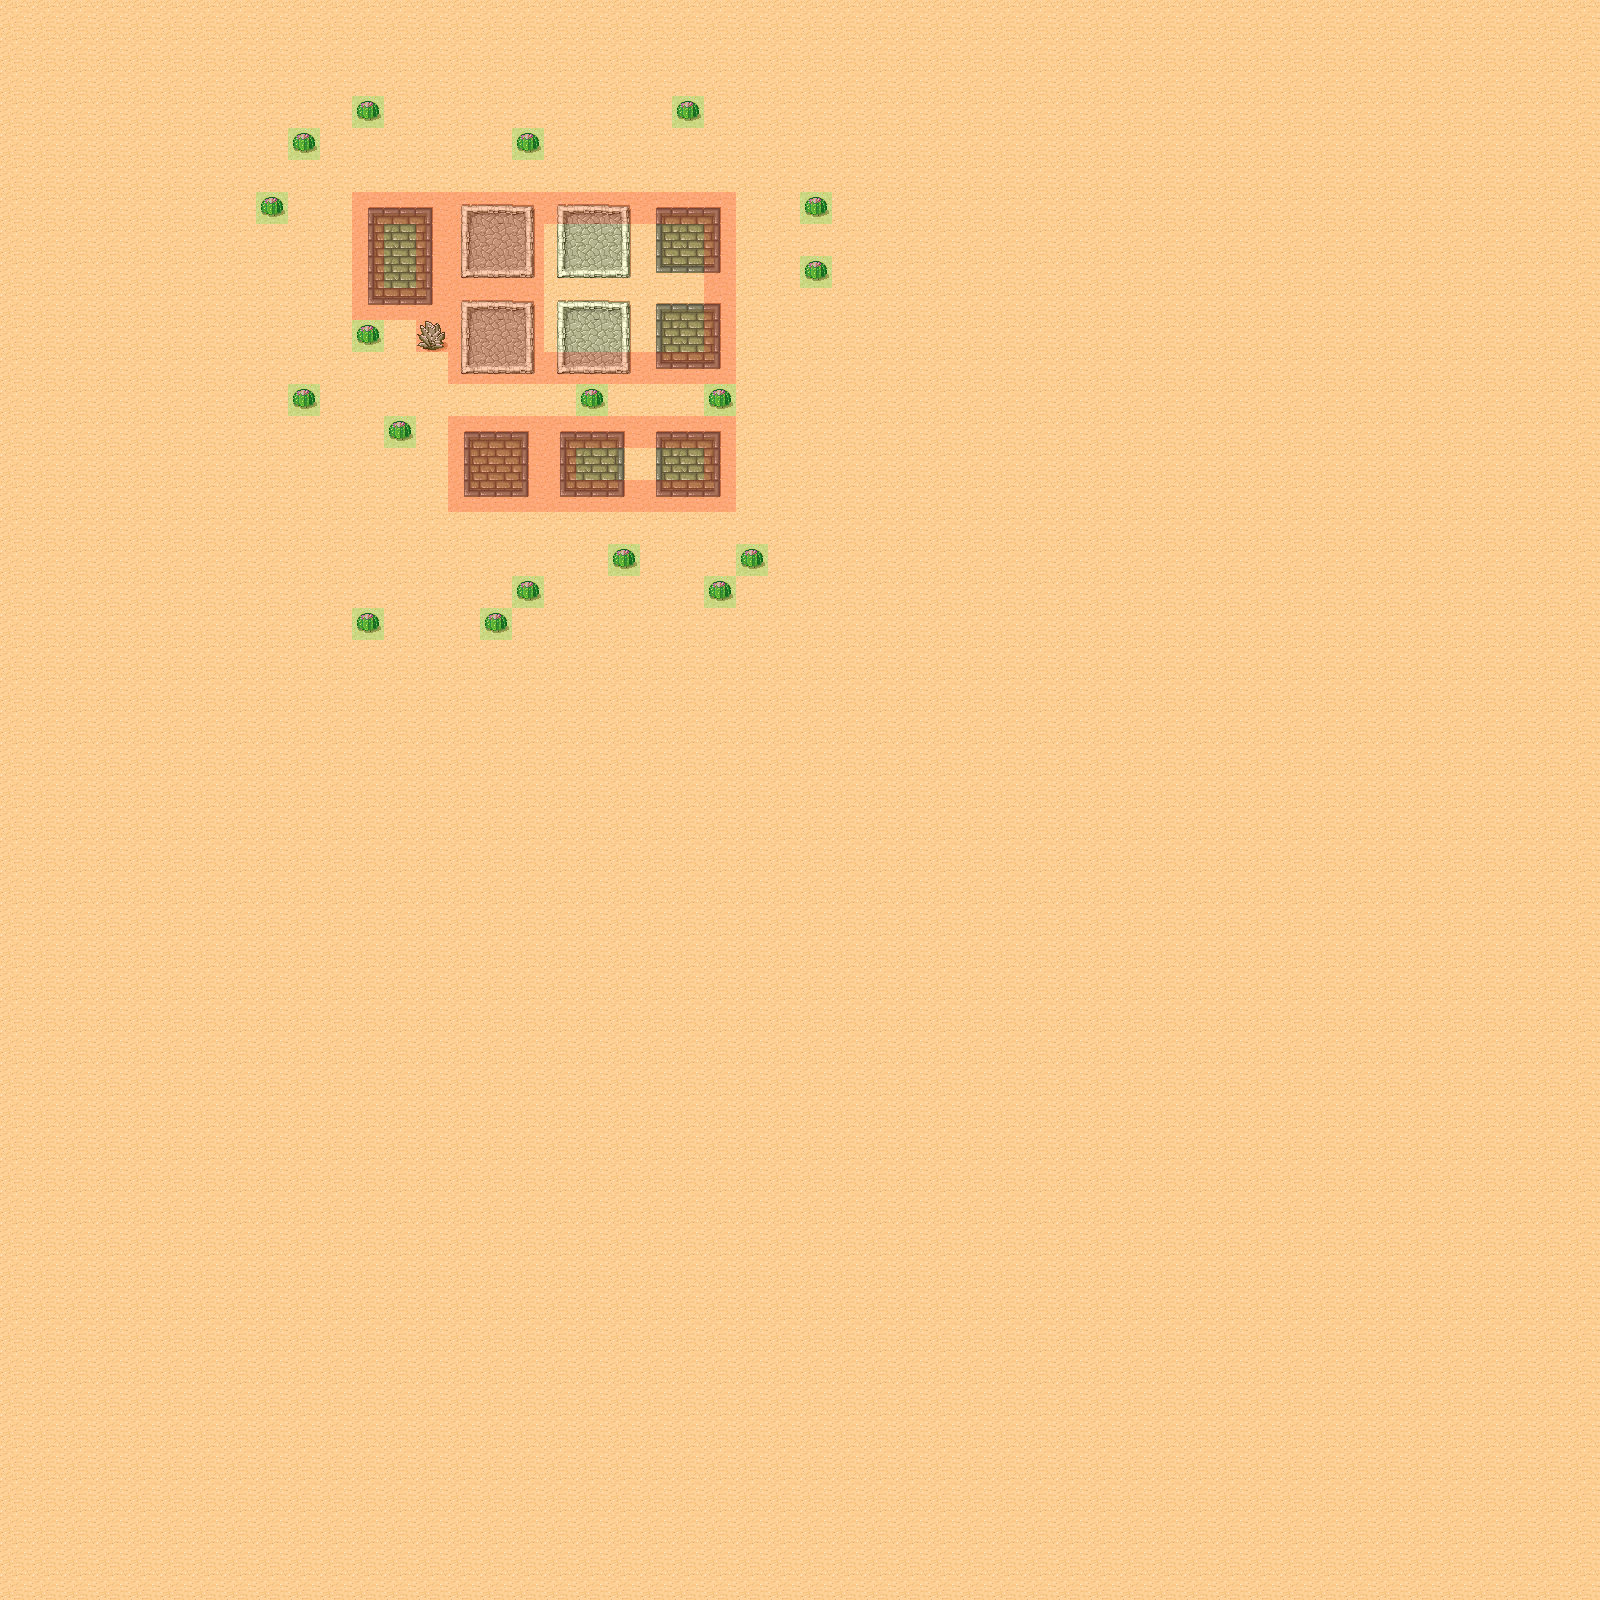

A 2D game scene composited from a Tiled map and its tileset images. What follows is a short description and the map's XML, with each tile layer's data collapsed to a summary:
An orthogonal 50x50 tile map with 32x32 px tiles, 3 tile layers (Background, Foreground, Meta), 2 tilesets and 1 object (SpawnPoint).

<map version="1.0" orientation="orthogonal" width="50" height="50" tilewidth="32" tileheight="32">
 <tileset firstgid="1" name="tmw_desert_spacing" tilewidth="32" tileheight="32" spacing="1" margin="1">
  <image source="tmw_desert_spacing.png" width="265" height="199" />
 </tileset>
 <tileset firstgid="49" name="meta_tiles" tilewidth="32" tileheight="32" spacing="1" margin="1">
  <image source="meta_tiles.png" width="67" height="34" />
  <tile id="0">
   <properties>
    <property name="Collidable" value="true" />
   </properties>
  </tile>
  <tile id="1">
   <properties>
    <property name="Collectable" value="true" />
   </properties>
  </tile>
 </tileset>
 <layer name="Background" width="50" height="50">
  <data>[2500 cells, 2500 non-empty, 20 distinct tile ids]</data>
 </layer>
 <objectgroup name="Objects" width="50" height="50">
  <object name="SpawnPoint" x="352" y="512" width="32" height="32" />
 </objectgroup>
 <layer name="Foreground" width="50" height="50">
  <data>[2500 cells, 18 non-empty, 1 distinct tile ids]</data>
 </layer>
 <layer name="Meta" width="50" height="50">
  <data>[2500 cells, 86 non-empty, 2 distinct tile ids]</data>
 </layer>
</map>
